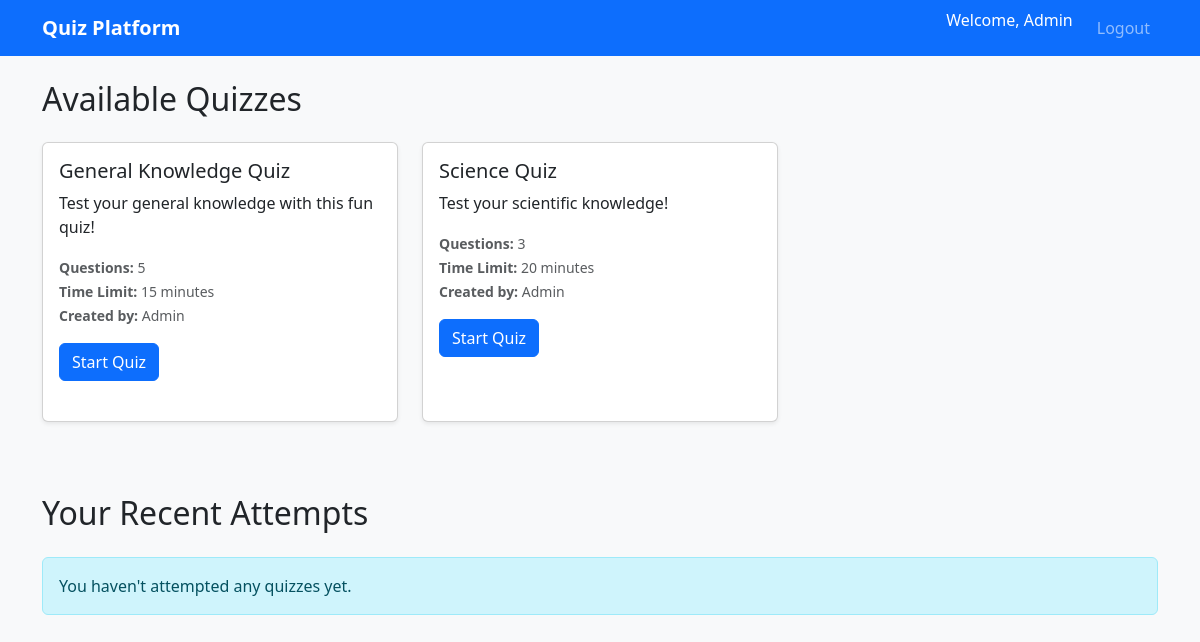
/user/dashboard.php (signed in), run on the app's committed database.
### tables this page shows
CREATE TABLE `quizzes` (
  `id` int(11) NOT NULL,
  `title` varchar(255) NOT NULL,
  `description` text DEFAULT NULL,
  `time_limit` int(11) NOT NULL COMMENT 'Time limit in minutes',
  `created_by` int(11) NOT NULL,
  `is_active` tinyint(1) DEFAULT 1,
  `created_at` timestamp NOT NULL DEFAULT current_timestamp(),
  `updated_at` timestamp NOT NULL DEFAULT current_timestamp() ON UPDATE current_timestamp()
);

CREATE TABLE `users` (
  `id` int(11) NOT NULL,
  `name` varchar(100) NOT NULL,
  `email` varchar(100) NOT NULL,
  `password` varchar(255) NOT NULL,
  `role` enum('user','admin') DEFAULT 'user',
  `created_at` timestamp NOT NULL DEFAULT current_timestamp()
);

### user/dashboard.php (the view, shortened to what this page needs)
<?php
$db = new Database();
$conn = $db->connect();
$user_id = $_SESSION['user_id'];
$quizzes_query = "SELECT q.*, u.name as created_by_name,
                  (SELECT COUNT(*) FROM questions WHERE quiz_id = q.id) as question_count
                  FROM quizzes q
                  JOIN users u ON q.created_by = u.id
                  WHERE q.is_active = 1
                  ORDER BY q.created_at DESC";
$quizzes_result = $conn->query($quizzes_query);
$attempts_query = "SELECT a.*, q.title as quiz_title
                   FROM attempts a
                   JOIN quizzes q ON a.quiz_id = q.id
                   WHERE a.user_id = ? AND a.status = 'completed'
                   ORDER BY a.submitted_at DESC
                   LIMIT 10";
$stmt = $conn->prepare($attempts_query);
$stmt->bind_param("i", $user_id);
$stmt->execute();
$attempts_result = $stmt->get_result();
include __DIR__ . '/../includes/header.php';
?>
<nav class="navbar navbar-expand-lg navbar-dark bg-primary">
    <div class="container">
        <a class="navbar-brand" href="<?php echo dirname($_SERVER['PHP_SELF']); ?>/dashboard.php">Quiz Platform</a>
        <div class="collapse navbar-collapse" id="navbarNav">
            <ul class="navbar-nav ms-auto">
                <li class="nav-item">
                    <span class="navbar-text text-white me-3">Welcome, <?php echo htmlspecialchars($_SESSION['name']); ?></span>
                </li>
                <li class="nav-item">
                    <a class="nav-link" href="<?php echo dirname(dirname($_SERVER['PHP_SELF'])); ?>/logout.php">Logout</a>
                </li>
            </ul>
        </div>
    </div>
</nav>
<div class="container mt-4">
    <h2 class="mb-4">Available Quizzes</h2>
    <?php if ($quizzes_result->num_rows > 0): ?>
        <div class="row">
           <?php while ($quiz = $quizzes_result->fetch_assoc()): ?>
    <div class="col-md-6 col-lg-4 mb-4">
        <div class="card quiz-card h-100">
            <div class="card-body">
                <h5 class="card-title"><?php echo htmlspecialchars($quiz['title']); ?></h5>
                <p class="card-text"><?php echo htmlspecialchars($quiz['description']); ?></p>
                <div class="mb-3">
                    <small class="text-muted">
                        <strong>Questions:</strong> <?php echo $quiz['question_count']; ?><br>
                        <strong>Time Limit:</strong> <?php echo $quiz['time_limit']; ?> minutes<br>
                        <strong>Created by:</strong> <?php echo htmlspecialchars($quiz['created_by_name']); ?>
                    </small>
                </div>
                <?php if ($quiz['question_count'] > 0): ?>
                    <?php
                    $stmt_attempt = $conn->prepare("SELECT id FROM attempts WHERE user_id = ? AND quiz_id = ? AND status = 'in_progress'");
                    $stmt_attempt->bind_param("ii", $user_id, $quiz['id']);
                    $stmt_attempt->execute();
                    $attempt_result = $stmt_attempt->get_result();
                    if ($attempt_result->num_rows > 0):
                        $attempt = $attempt_result->fetch_assoc();
                        ?>
                        <a href="<?php echo dirname($_SERVER['PHP_SELF']); ?>/take_quiz.php?attempt_id=<?php echo $attempt['id']; ?>" class="btn btn-warning">Continue Quiz</a>
                    <?php else: ?>
                        <a href="<?php echo dirname($_SERVER['PHP_SELF']); ?>/start_quiz.php?quiz_id=<?php echo $quiz['id']; ?>" class="btn btn-primary">Start Quiz</a>
                    <?php
                    endif;
                else: ?>
                    <button class="btn btn-secondary" disabled>No Questions Available</button>
                <?php endif; ?>
            </div>
        </div>
    </div>
<?php endwhile; ?>
        </div>
    <?php else: ?>
        <div class="alert alert-info">No quizzes available at the moment.</div>
    <?php endif; ?>
    <h2 class="mb-4 mt-5">Your Recent Attempts</h2>
    <?php if ($attempts_result->num_rows > 0): ?>
        <div class="card">
            <div class="card-body">
                <div class="table-responsive attempt-history">
                    <table class="table table-hover">
                        <thead>
                            <tr>
                                <th>Quiz</th>
                                <th>Score</th>
                                <th>Correct Answers</th>
                                <th>Total Questions</th>
                                <th>Time Taken</th>
                                <th>Date</th>
                                <th>Action</th>
                            </tr>
                        </thead>
                        <tbody>
                            <?php while ($attempt = $attempts_result->fetch_assoc()): ?>
                                <tr>
                                    <td><?php echo htmlspecialchars($attempt['quiz_title']); ?></td>
                                    <td><strong><?php echo number_format($attempt['score'], 2); ?>%</strong></td>
                                    <td><?php echo $attempt['correct_answers']; ?></td>
                                    <td><?php echo $attempt['total_questions']; ?></td>
                                    <td><?php echo gmdate("i:s", $attempt['time_taken']); ?></td>
                                    <td><?php echo date('M d, Y H:i', strtotime($attempt['submitted_at'])); ?></td>
                                    <td>
                                        <a href="<?php echo dirname($_SERVER['PHP_SELF']); ?>/leaderboard.php?quiz_id=<?php echo $attempt['quiz_id']; ?>" class="btn btn-sm btn-info">Leaderboard</a>
                                    </td>
                                </tr>
                            <?php endwhile; ?>
                        </tbody>
                    </table>
                </div>
            </div>
        </div>
    <?php else: ?>
        <div class="alert alert-info">You haven't attempted any quizzes yet.</div>
    <?php endif; ?>
</div>
<?php
include __DIR__ . '/../includes/footer.php';
?>

### assets/css/custom.css (style rules this page uses)
:root { --color-answered: #28a745; --color-unanswered: #6c757d; --color-review: #fd7e14; --color-current: #007bff; }
.navbar-brand { font-weight: bold; }
.card { box-shadow: 0 0.125rem 0.25rem rgba(0, 0, 0, 0.075); margin-bottom: 1.5rem; }
.quiz-card { transition: transform 0.3s; }

### data on the page
quizzes: title "General Knowledge Quiz", description "Test your general knowledge with this fun quiz!", question_count "5", time_limit "15", created_by.name "Admin"
quizzes: title "Science Quiz", description "Test your scientific knowledge!", question_count "3", time_limit "20", created_by.name "Admin"

### other printed values
$_SESSION['name'] "Admin"
